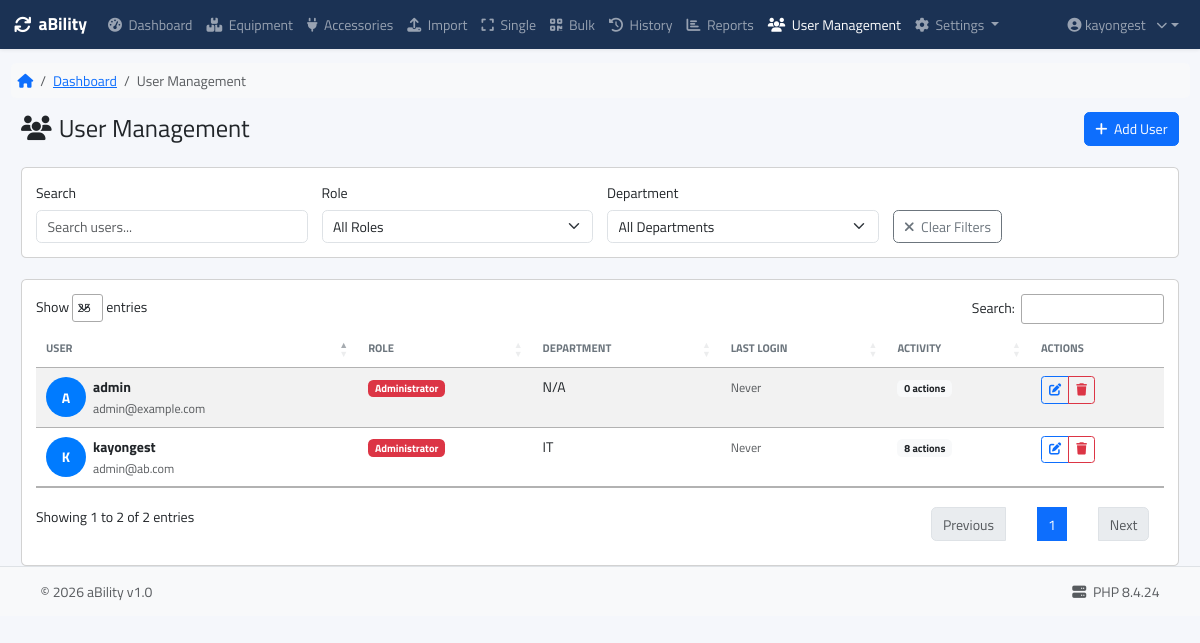
The page /users.php (signed in) on the database its author committed.
### tables this page shows
CREATE TABLE `users` (
  `id` int(11) NOT NULL,
  `username` varchar(50) NOT NULL,
  `email` varchar(100) NOT NULL,
  `full_name` varchar(100) DEFAULT NULL,
  `password` varchar(255) NOT NULL,
  `department` varchar(50) DEFAULT NULL,
  `phone` varchar(20) DEFAULT NULL,
  `hire_date` date DEFAULT NULL,
  `address` text DEFAULT NULL,
  `profile_image` varchar(255) DEFAULT NULL,
  `role` enum('admin','manager','user','stock_manager','stock_controller','tech_lead','technician','driver') DEFAULT 'user',
  `is_active` tinyint(1) DEFAULT 1,
  `created_at` timestamp NOT NULL DEFAULT current_timestamp(),
  `updated_at` timestamp NOT NULL DEFAULT current_timestamp() ON UPDATE current_timestamp()
);

### users.php (the view, shortened to what this page needs)
<?php
require_once 'includes/functions.php';
require_once 'views/partials/header.php';
try {
    $result = $conn->query("
        SELECT u.*, COUNT(a.id) as activity_count
        FROM users u
        LEFT JOIN activity_log a ON u.id = a.user_id
        WHERE u.is_active = 1
        GROUP BY u.id
        ORDER BY u.created_at DESC
    ");
    if ($result) {
        $users = $result->fetch_all(MYSQLI_ASSOC);
    } else {
        $users = [];
        throw new Exception($conn->error);
    }
} catch (Exception $e) {
    $users = [];
    $message = 'Error loading users: ' . $e->getMessage();
    $messageType = 'danger';
}
$roles = [
    'admin' => 'Administrator',
    'manager' => 'Manager',
    'user' => 'User',
    'stock_manager' => 'Stock Manager',
    'stock_controller' => 'Stock Controller',
    'tech_lead' => 'Tech Lead',
    'technician' => 'Technician',
    'driver' => 'Driver'
];
?>
<div class="container-fluid">
    <div class="d-flex justify-content-between align-items-center mb-4">
        <h1 class="h3 mb-0">
            <i class="fas fa-users me-2"></i>User Management
        </h1>
        <button type="button" class="btn btn-primary" data-bs-toggle="modal" data-bs-target="#addUserModal">
            <i class="fas fa-plus me-1"></i> Add User
        </button>
    </div>
    <div class="card mb-4">
        <div class="card-body">
            <div class="row g-3">
                <div class="col-md-3">
                    <label class="form-label">Search</label>
                    <input type="text" class="form-control" id="searchInput" placeholder="Search users...">
                </div>
                <div class="col-md-3">
                    <label class="form-label">Role</label>
                    <select class="form-select" id="roleFilter">
                        <option value="">All Roles</option>
                    </select>
                </div>
                <div class="col-md-3">
                    <label class="form-label">Department</label>
                    <select class="form-select" id="departmentFilter">
                        <option value="">All Departments</option>
                    </select>
                </div>
                <div class="col-md-3 d-flex align-items-end">
                    <button type="button" class="btn btn-outline-secondary" id="clearFilters">
                        <i class="fas fa-times me-1"></i> Clear Filters
                    </button>
                </div>
            </div>
        </div>
    </div>
    <div class="card">
        <div class="card-body">
            <div class="table-responsive">
                <table class="table table-striped table-hover" id="usersTable">
                    <thead>
                        <tr>
                            <th>User</th>
                            <th>Role</th>
                            <th>Department</th>
                            <th>Last Login</th>
                            <th>Activity</th>
                            <th>Actions</th>
                        </tr>
                    </thead>
                    <tbody>
                        <?php foreach ($users as $user): ?>
                            <tr data-role="<?php echo $user['role']; ?>" data-department="<?php echo $user['department']; ?>">
                                <td>
                                    <div class="d-flex align-items-center">
                                        <div class="avatar-circle me-2">
                                            <?php echo strtoupper(substr($user['username'], 0, 1)); ?>
                                        </div>
                                        <div>
                                            <div class="fw-bold"><?php echo htmlspecialchars($user['username']); ?></div>
                                            <small class="text-muted"><?php echo htmlspecialchars($user['email']); ?></small>
                                        </div>
                                    </div>
                                </td>
                                <td>
                                    <span class="badge bg-<?php
                                                            echo match ($user['role']) {
                                                                'admin' => 'danger',
                                                                'manager' => 'warning',
                                                                'user' => 'info',
                                                                default => 'secondary'
                                                            };
                                                            ?>">
                                        <?php echo $roles[$user['role']] ?? $user['role']; ?>
                                    </span>
                                </td>
                                <td><?php echo htmlspecialchars($user['department'] ?? 'N/A'); ?></td>
                                <td>
                                    <?php if (isset($user['last_login']) && !empty($user['last_login']) && $user['last_login'] != '0000-00-00 00:00:00'): ?>
                                        <small><?php echo date('M j, Y g:i A', strtotime($user['last_login'])); ?></small>
                                    <?php else: ?>
                                        <small class="text-muted">Never</small>
                                    <?php endif; ?>
                                </td>
                                <td>
                                    <span class="badge bg-light text-dark"><?php echo $user['activity_count']; ?> actions</span>
                                </td>
                                <td>
                                    <div class="btn-group" role="group">
                                        <button type="button" class="btn btn-sm btn-outline-primary edit-user-btn"
                                            data-id="<?php echo $user['id']; ?>"
                                            data-username="<?php echo htmlspecialchars($user['username']); ?>"
                                            data-email="<?php echo htmlspecialchars($user['email']); ?>"
                                            data-role="<?php echo $user['role']; ?>"
                                            data-department="<?php echo htmlspecialchars($user['department'] ?? ''); ?>">
                                            <i class="fas fa-edit"></i>
                                        </button>
                                        <?php if ($user['id'] !== $_SESSION['user_id']): ?>
                                            <button type="button" class="btn btn-sm btn-outline-danger delete-user-btn"
                                                data-id="<?php echo $user['id']; ?>"
                                                data-username="<?php echo htmlspecialchars($user['username']); ?>">
                                                <i class="fas fa-trash"></i>
                                            </button>
                                        <?php endif; ?>
                                    </div>
                                </td>
                            </tr>
                        <?php endforeach; ?>
                    </tbody>
                </table>
            </div>
        </div>
    </div>
</div>
<?php require_once 'views/partials/footer.php'; ?>

### assets/css/styles.css (style rules this page uses)
:root { --primary: #324e8e; --secondary: #6c757d; --success: #28a745; --danger: ; font-size: 0.875em; margin-top: 0; --warning: #ffc107; --info: #17a2b8; --light: #f8f9fa; --dark: #343a40; --sidebar-width: 280px; --header-height: 56px; }
body { background-color: #f5f7fb; font-family: "Titillium Web", sans-serif; }
.table th { font-weight: 600; text-transform: uppercase; font-size: 0.8rem; color: var(--secondary); border-bottom: 2px solid #dee2e6; }

### users.php (style rules this page uses)
.avatar-circle { width: 40px; height: 40px; border-radius: 50%; background: #007bff; color: white; display: flex; align-items: center; justify-content: center; font-weight: bold; }

### rows shown on the page
users: username "A", username "admin", email "admin@example.com", role "Administrator", department "N/A", activity_count "0"
users: username "K", username "kayongest", email "admin@ab.com", role "Administrator", department "IT", activity_count "8"

### other values the page prints
$_SESSION['username'] "kayongest"
$text "Dashboard"
$text "User Management"
phpversion() "8.4.24"
